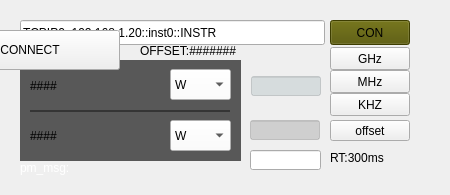
             <widget class="QWidget" name="widget_pm" native="true">
              <property name="minimumSize">
               <size>
                <width>450</width>
                <height>195</height>
               </size>
              </property>
              <property name="maximumSize">
               <size>
                <width>430</width>
                <height>180</height>
               </size>
              </property>
              <property name="styleSheet">
               <string notr="true"/>
              </property>
              <widget class="QLabel" name="pm_lowervalue">
               <property name="geometry">
                <rect>
                 <x>30</x>
                 <y>120</y>
                 <width>131</width>
                 <height>31</height>
                </rect>
               </property>
               <property name="styleSheet">
                <string notr="true">font: 16pt &quot;新宋体&quot;;

</string>
               </property>
               <property name="text">
                <string>####</string>
               </property>
              </widget>
              <widget class="QComboBox" name="pm_lowerunit">
               <property name="geometry">
                <rect>
                 <x>170</x>
                 <y>120</y>
                 <width>61</width>
                 <height>31</height>
                </rect>
               </property>
               <property name="styleSheet">
                <string notr="true">font: 12pt &quot;新宋体&quot;;
background-color: rgba(255, 255, 255, 100);</string>
               </property>
               <item>
                <property name="text">
                 <string>W</string>
                </property>
               </item>
               <item>
                <property name="text">
                 <string>DBM</string>
                </property>
               </item>
              </widget>
              <widget class="QComboBox" name="pm_uperunit">
               <property name="geometry">
                <rect>
                 <x>170</x>
                 <y>69</y>
                 <width>61</width>
                 <height>31</height>
                </rect>
               </property>
               <property name="styleSheet">
                <string notr="true">background-color: rgba(255, 255, 255, 100);
font: 12pt &quot;新宋体&quot;;</string>
               </property>
               <item>
                <property name="text">
                 <string>W</string>
                </property>
               </item>
               <item>
                <property name="text">
                 <string>DBM</string>
                </property>
               </item>
              </widget>
              <widget class="QLabel" name="pm_upervalue">
               <property name="geometry">
                <rect>
                 <x>30</x>
                 <y>70</y>
                 <width>131</width>
                 <height>31</height>
                </rect>
               </property>
               <property name="styleSheet">
                <string notr="true">font: 16pt &quot;新宋体&quot;;
</string>
               </property>
               <property name="text">
                <string>####</string>
               </property>
              </widget>
              <widget class="QLabel" name="pm_freqvalue">
               <property name="geometry">
                <rect>
                 <x>20</x>
                 <y>40</y>
                 <width>66</width>
                 <height>21</height>
                </rect>
               </property>
               <property name="text">
                <string>FREQ :#####</string>
               </property>
              </widget>
              <widget class="QLabel" name="pm_offsetvalue">
               <property name="geometry">
                <rect>
                 <x>140</x>
                 <y>40</y>
                 <width>96</width>
                 <height>21</height>
                </rect>
               </property>
               <property name="text">
                <string>OFFSET:#########</string>
               </property>
              </widget>
              <widget class="QLabel" name="pm_msg">
               <property name="geometry">
                <rect>
                 <x>20</x>
                 <y>160</y>
                 <width>80</width>
                 <height>16</height>
                </rect>
               </property>
               <property name="styleSheet">
                <string notr="true">color: rgb(255, 255, 255);</string>
               </property>
               <property name="text">
                <string>pm_msg:</string>
               </property>
              </widget>
              <widget class="QLabel" name="pm_screen">
               <property name="geometry">
                <rect>
                 <x>20</x>
                 <y>60</y>
                 <width>221</width>
                 <height>101</height>
                </rect>
               </property>
               <property name="styleSheet">
                <string notr="true">background-color: rgb(88, 88, 88);</string>
               </property>
               <property name="text">
                <string/>
               </property>
              </widget>
              <widget class="QPushButton" name="con2powermeter">
               <property name="geometry">
                <rect>
                 <x>330</x>
                 <y>20</y>
                 <width>80</width>
                 <height>25</height>
                </rect>
               </property>
               <property name="minimumSize">
                <size>
                 <width>80</width>
                 <height>25</height>
                </size>
               </property>
               <property name="maximumSize">
                <size>
                 <width>80</width>
                 <height>25</height>
                </size>
               </property>
               <property name="styleSheet">
                <string notr="true">background-color: rgb(85, 85, 0);</string>
               </property>
               <property name="text">
                <string>CON</string>
               </property>
              </widget>
              <widget class="QLineEdit" name="pm_edit_addr">
               <property name="geometry">
                <rect>
                 <x>20</x>
                 <y>20</y>
                 <width>305</width>
                 <height>25</height>
                </rect>
               </property>
               <property name="minimumSize">
                <size>
                 <width>305</width>
                 <height>25</height>
                </size>
               </property>
               <property name="maximumSize">
                <size>
                 <width>250</width>
                 <height>52</height>
                </size>
               </property>
               <property name="text">
                <string>TCPIP0::192.168.1.20::inst0::INSTR</string>
               </property>
              </widget>
              <widget class="QLabel" name="label_4">
               <property name="geometry">
                <rect>
                 <x>30</x>
                 <y>110</y>
                 <width>200</width>
                 <height>2</height>
                </rect>
               </property>
               <property name="minimumSize">
                <size>
                 <width>200</width>
                 <height>2</height>
                </size>
               </property>
               <property name="maximumSize">
                <size>
                 <width>200</width>
                 <height>2</height>
                </size>
               </property>
               <property name="styleSheet">
                <string notr="true">background-color: rgb(53, 53, 53);</string>
               </property>
               <property name="text">
                <string/>
               </property>
              </widget>
              <widget class="QPushButton" name="pm_ch_ghz">
               <property name="geometry">
                <rect>
                 <x>330</x>
                 <y>47</y>
                 <width>80</width>
                 <height>23</height>
                </rect>
               </property>
               <property name="minimumSize">
                <size>
                 <width>80</width>
                 <height>0</height>
                </size>
               </property>
               <property name="maximumSize">
                <size>
                 <width>80</width>
                 <height>25</height>
                </size>
               </property>
               <property name="styleSheet">
                <string notr="true"/>
               </property>
               <property name="text">
                <string>GHz</string>
               </property>
              </widget>
              <widget class="QPushButton" name="pm_ch_mhz">
               <property name="geometry">
                <rect>
                 <x>330</x>
                 <y>70</y>
                 <width>80</width>
                 <height>23</height>
                </rect>
               </property>
               <property name="minimumSize">
                <size>
                 <width>80</width>
                 <height>0</height>
                </size>
               </property>
               <property name="maximumSize">
                <size>
                 <width>80</width>
                 <height>25</height>
                </size>
               </property>
               <property name="styleSheet">
                <string notr="true"/>
               </property>
               <property name="text">
                <string>MHz</string>
               </property>
              </widget>
              <widget class="QLineEdit" name="pm_eidt_freq">
               <property name="geometry">
                <rect>
                 <x>251</x>
                 <y>76</y>
                 <width>70</width>
                 <height>20</height>
                </rect>
               </property>
               <property name="minimumSize">
                <size>
                 <width>70</width>
                 <height>0</height>
                </size>
               </property>
               <property name="maximumSize">
                <size>
                 <width>70</width>
                 <height>16777215</height>
                </size>
               </property>
               <property name="styleSheet">
                <string notr="true">background-color: rgba(176, 191, 194, 100);</string>
               </property>
              </widget>
              <widget class="QPushButton" name="pm_ch_khz">
               <property name="geometry">
                <rect>
                 <x>330</x>
                 <y>93</y>
                 <width>80</width>
                 <height>23</height>
                </rect>
               </property>
               <property name="minimumSize">
                <size>
                 <width>80</width>
                 <height>0</height>
                </size>
               </property>
               <property name="maximumSize">
                <size>
                 <width>80</width>
                 <height>25</height>
                </size>
               </property>
               <property name="styleSheet">
                <string notr="true"/>
               </property>
               <property name="text">
                <string>KHZ</string>
               </property>
              </widget>
              <widget class="QPushButton" name="pm_offsetsw">
               <property name="geometry">
                <rect>
                 <x>330</x>
                 <y>120</y>
                 <width>80</width>
                 <height>21</height>
                </rect>
               </property>
               <property name="minimumSize">
                <size>
                 <width>80</width>
                 <height>0</height>
                </size>
               </property>
               <property name="maximumSize">
                <size>
                 <width>80</width>
                 <height>25</height>
                </size>
               </property>
               <property name="styleSheet">
                <string notr="true"/>
               </property>
               <property name="text">
                <string>offset</string>
               </property>
              </widget>
              <widget class="QLineEdit" name="pm_edit_offset">
               <property name="geometry">
                <rect>
                 <x>250</x>
                 <y>120</y>
                 <width>70</width>
                 <height>20</height>
                </rect>
               </property>
               <property name="minimumSize">
                <size>
                 <width>70</width>
                 <height>0</height>
                </size>
               </property>
               <property name="maximumSize">
                <size>
                 <width>70</width>
                 <height>16777215</height>
                </size>
               </property>
               <property name="styleSheet">
                <string notr="true">background-color: rgba(159, 159, 159, 100);</string>
               </property>
              </widget>
              <widget class="QLabel" name="pm_reftime">
               <property name="geometry">
                <rect>
                 <x>330</x>
                 <y>150</y>
                 <width>81</width>
                 <height>16</height>
                </rect>
               </property>
               <property name="text">
                <string>RT:300ms</string>
               </property>
              </widget>
              <widget class="QLineEdit" name="edit_pm_rt">
               <property name="geometry">
                <rect>
                 <x>250</x>
                 <y>150</y>
                 <width>71</width>
                 <height>20</height>
                </rect>
               </property>
              </widget>
              <widget class="QPushButton" name="con2stm">
               <property name="geometry">
                <rect>
                 <x>-60</x>
                 <y>30</y>
                 <width>180</width>
                 <height>40</height>
                </rect>
               </property>
               <property name="minimumSize">
                <size>
                 <width>180</width>
                 <height>40</height>
                </size>
               </property>
               <property name="maximumSize">
                <size>
                 <width>180</width>
                 <height>40</height>
                </size>
               </property>
               <property name="text">
                <string>CONNECT</string>
               </property>
              </widget>
              <zorder>pm_ch_ghz</zorder>
              <zorder>pm_ch_mhz</zorder>
              <zorder>pm_eidt_freq</zorder>
              <zorder>pm_ch_khz</zorder>
              <zorder>pm_offsetsw</zorder>
              <zorder>pm_edit_offset</zorder>
              <zorder>pm_screen</zorder>
              <zorder>pm_lowervalue</zorder>
              <zorder>pm_lowerunit</zorder>
              <zorder>pm_uperunit</zorder>
              <zorder>pm_upervalue</zorder>
              <zorder>pm_freqvalue</zorder>
              <zorder>pm_offsetvalue</zorder>
              <zorder>con2powermeter</zorder>
              <zorder>pm_edit_addr</zorder>
              <zorder>pm_msg</zorder>
              <zorder>label_4</zorder>
              <zorder>pm_reftime</zorder>
              <zorder>edit_pm_rt</zorder>
              <zorder>con2stm</zorder>
             </widget>
